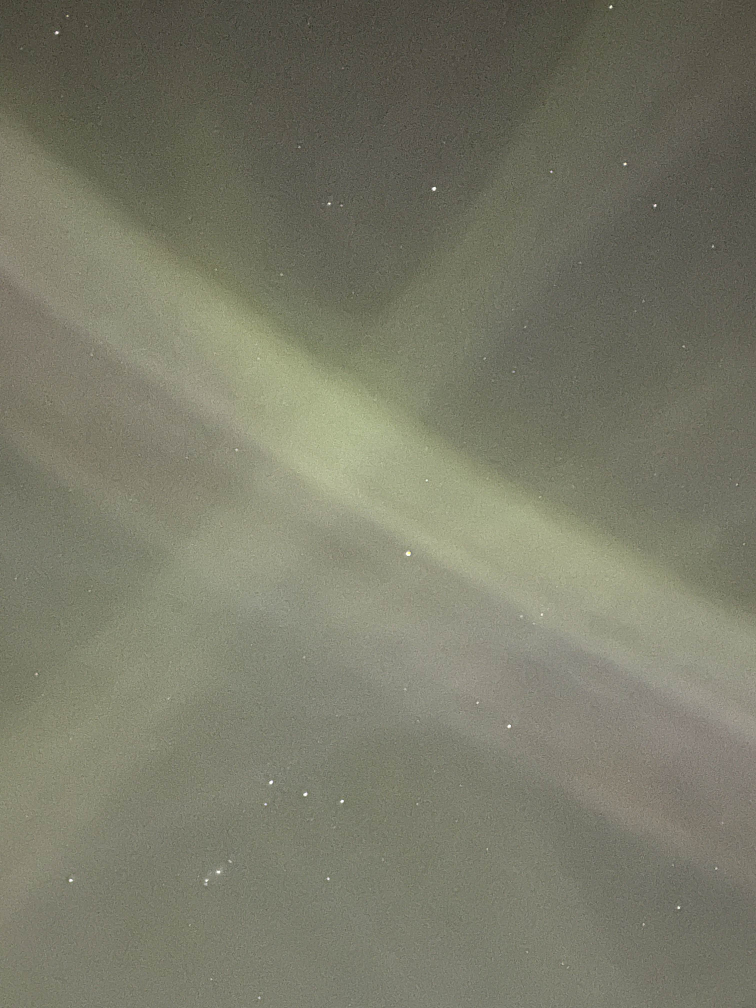
#> input picture Star_Images/Formatted/IMG_3057.jpg, 3024 x 4032 px (shown at 1/4 size)
$ python Coordinator.py
#> lines starting #> are read from the running program, lines starting #| are printed output that depends on the picture
#> further down, img is the input picture: shape (4032, 3024, 3); mean B, G, R 104.8, 121.9, 121.6
"""
1. Find the brightest point in the sub image - this is the center of the star
It should be close to (X + w, Y + h)
2. go one step in each direction and check if the color is the same as the center point - delta
    2.1 if it's not, stop
3. after we finished

"""
import copy

import cv2
import numpy as np


def fix(img):
    scale_percent = 10

    # calculate the 50 percent of original dimensions
    width = int(img.shape[0] * scale_percent / 80)
#> width = 504
    height = int(img.shape[1] * scale_percent / 80)
#> height = 378

    # dsize
    dsize = (width, height)
#> dsize = (504, 378)

    # resize image
    output = cv2.resize(img, dsize)
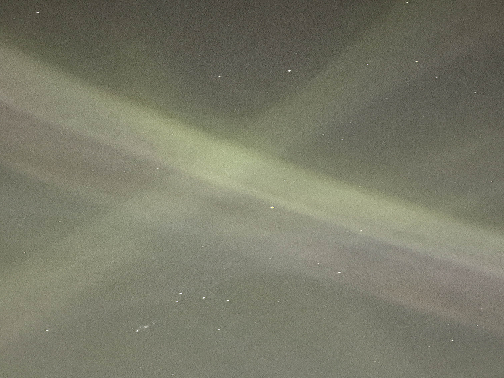
#> output: shape (378, 504, 3); mean B, G, R 104.7, 121.9, 121.5

    return output


# [49 lines left out: function get_star_radius, not called in this run]


if __name__ == "__main__":
    img = cv2.imread('Star_Images/Formatted/IMG_3057.jpg')
    img = fix(img)
    gray = cv2.cvtColor(img, cv2.COLOR_BGR2GRAY)
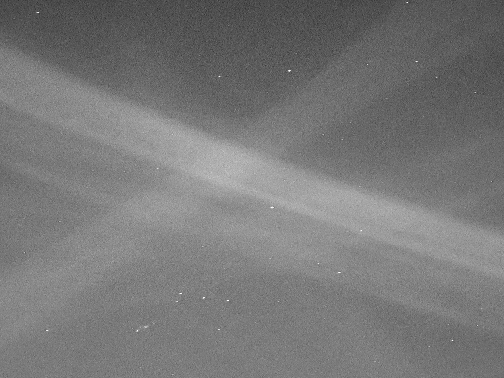
#> gray: shape (378, 504); min 47, max 254, mean 119.9
    reg_gray = copy.deepcopy(gray)
    gray = cv2.GaussianBlur(gray, (3,3), 0)
    circles = cv2.HoughCircles(gray, cv2.HOUGH_GRADIENT, 1, 20, param1=50, param2=30, minRadius=0, maxRadius=0)
#> circles = 104 rows, first 8: [240.5, 371.5, 214.6], [271.5, 100.5, 59.1], [76.5, 318.5, 222.5], [206.5, 9.5, 119.2], [154.5, 189.5, 109.3], [324.5, 98.5, 83.4], [167.5, 211.5, 93.2], [221.5, 210.5, 92.3]
    if circles is not None:
        circles = np.round(circles[0, :]).astype("int")
#> circles = 104 rows, first 8: [240, 372, 215], [272, 100, 59], [76, 318, 222], [206, 10, 119], [154, 190, 109], [324, 98, 83], [168, 212, 93], [222, 210, 92]
        for (x, y, r) in circles:
            # cv2.circle(img, (x, y), r, (0, 255, 0), 2)
            print('Radius of circle:', r)
#> this loop made 104 passes
#> (x, y, r) on passes 1 to 12: (240, 372, 215), (272, 100, 59), (76, 318, 222), (206, 10, 119), (154, 190, 109), (324, 98, 83), (168, 212, 93), (222, 210, 92), (358, 104, 84), (260, 84, 70), (344, 322, 138), (100, 176, 90)
#| Radius of circle: 215
#| Radius of circle: 59
#| Radius of circle: 222
#| Radius of circle: 119
#| Radius of circle: 109
#| Radius of circle: 83
#| Radius of circle: 93
#| Radius of circle: 92
#> (further printed lines are left out)
    cv2.imshow("Detected Circles", gray)
    cv2.imshow("Circles", reg_gray)
    cv2.waitKey(0)
    cv2.destroyAllWindows()

$ run again, with Star_Images/Formatted/IMG_3050.jpg copied over Star_Images/Formatted/IMG_3057.jpg
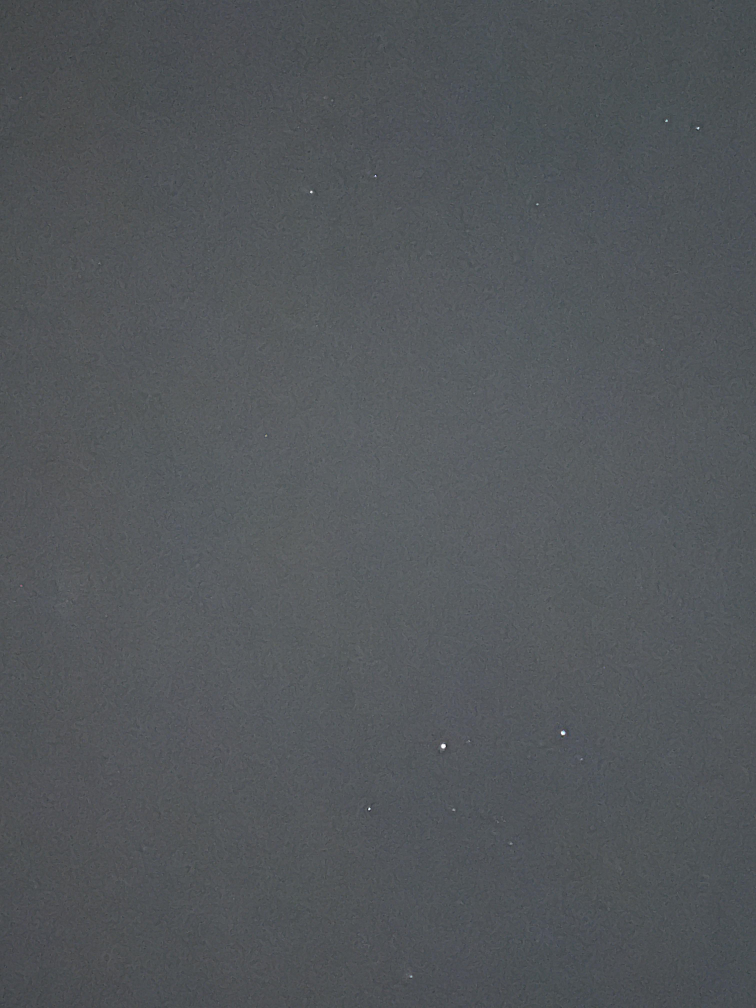
#> input picture Star_Images/Formatted/IMG_3050.jpg, 3024 x 4032 px (shown at 1/4 size)
#> img is the input picture: shape (4032, 3024, 3); mean B, G, R 90.3, 86.6, 82.7
#> in fix, `output = cv2.resize(img, dsize)`:
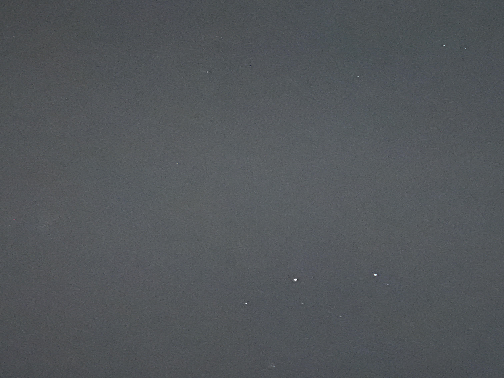
#> output: shape (378, 504, 3); mean B, G, R 90.2, 86.6, 82.7
#> circles = None

$ run again, with Star_Images/Formatted/IMG_3051.jpg copied over Star_Images/Formatted/IMG_3057.jpg
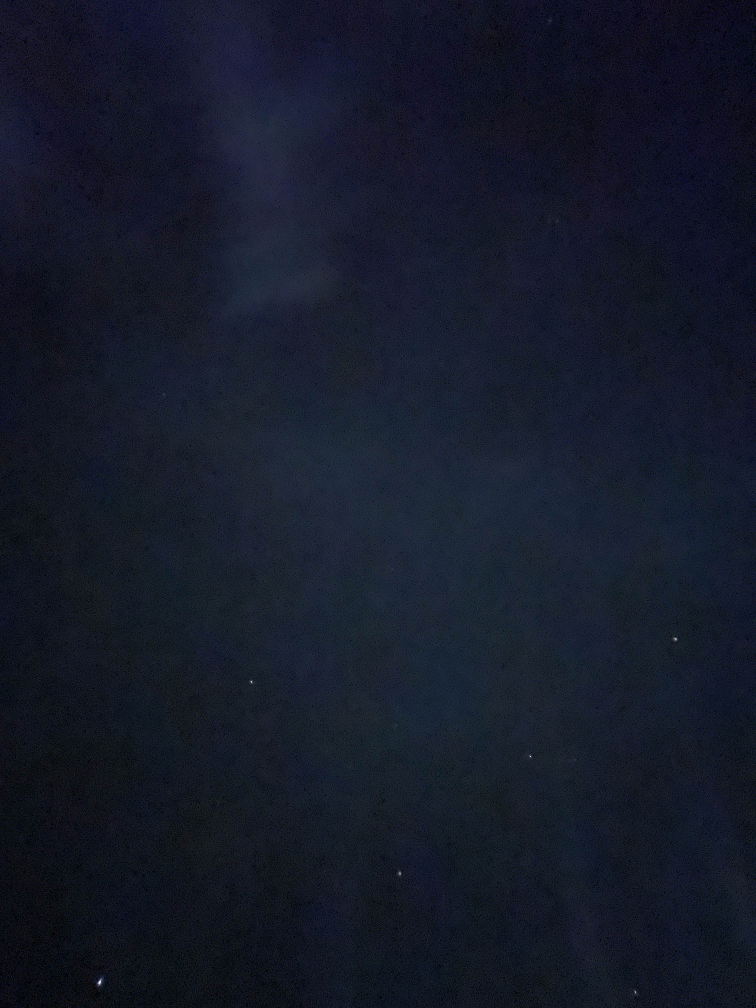
#> input picture Star_Images/Formatted/IMG_3051.jpg, 3024 x 4032 px (shown at 1/4 size)
#> img is the input picture: shape (4032, 3024, 3); mean B, G, R 40.8, 26.3, 21
#> in fix, `output = cv2.resize(img, dsize)`:
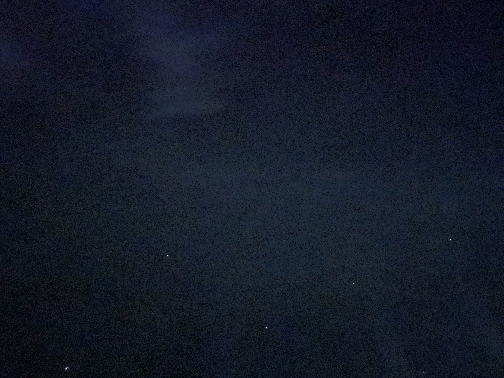
#> output: shape (378, 504, 3); mean B, G, R 40.8, 26.3, 21
#> `gray = cv2.cvtColor(img, cv2.COLOR_BGR2GRAY)`:
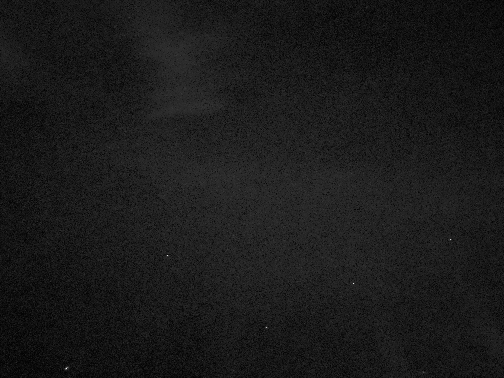
#> gray: shape (378, 504); min 0, max 249, mean 26.4
#> `circles = cv2.HoughCircles(gray, cv2.HOUGH_GRADIENT, 1, 20, param1=50,..`: circles = 188 rows, first 8: [248.5, 183.5, 163], [274.5, 185.5, 163], [291.5, 206.5, 175.8], [264.5, 205.5, 164.5], [220.5, 168.5, 165.3], [313.5, 214.5, 156.7], [208.5, 197.5, 164.3], [191.5, 177.5, 147.5]
#> `circles = np.round(circles[0, :]).astype("int")`: circles = 188 rows, first 8: [248, 184, 163], [274, 186, 163], [292, 206, 176], [264, 206, 164], [220, 168, 165], [314, 214, 157], [208, 198, 164], [192, 178, 148]
#> the loop `for (x, y, r) in circles:` made 188 passes
#> (printed output is left out)
